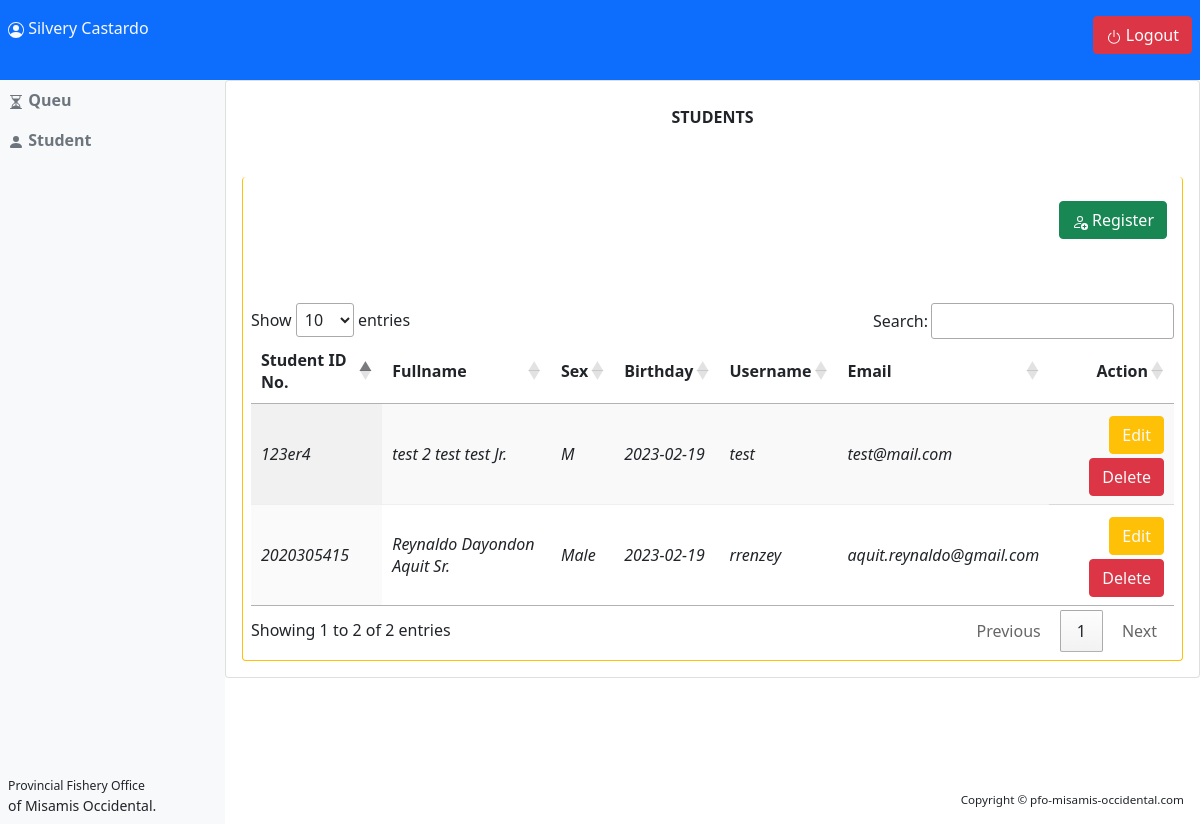
The page /admin/student_list/index.php (signed in) on the database its author committed.
### tables this page shows
CREATE TABLE `users` (
  `id` int(11) NOT NULL,
  `id_role` int(11) NOT NULL,
  `id_number` varchar(30) NOT NULL,
  `pwd` varchar(15) DEFAULT NULL,
  `pwd_description` varchar(255) DEFAULT NULL,
  `fname` varchar(100) NOT NULL,
  `mname` varchar(100) NOT NULL,
  `lname` varchar(100) NOT NULL,
  `suffix` varchar(15) NOT NULL,
  `sex` varchar(15) NOT NULL,
  `birthday` varchar(30) NOT NULL,
  `username` varchar(100) NOT NULL,
  `email` varchar(100) NOT NULL,
  `pw` varchar(255) NOT NULL
);

### admin/student_list/index.php (the view, shortened to what this page needs)
<?php include '../topnav/topnav.php' ?>
<?php include '../topnav/header.php' ?>
<?php include '../sidenav/top.php' ?>
<main>
  <div class="col-md-12">
    <div class="card">
      <div class="card-title text-center p-4">
        <b class="">STUDENTS</b>
      </div>
      <div class="card-body">
        <div class="float-end p-3 mb-5">
          <button class="btn btn-success text-end mt-2" data-toggle="modal" type="button" data-target="#modal_add"> Register</button>
        </div>
        <?php
    $query_st = "SELECT id,  concat(fname,' ',mname,' ',lname,' ',suffix) as student, `sex`, `birthday`, `username`, `email`, `id_number`  FROM users where id_role = '3' ";
    $result_st = mysqli_query($conn, $query_st);
    ?>
        <div class="folks border-warning p-2 rounded" style="border: 1px solid black; border-top:0px;">
                                            <table id="myTable" class="display">
                                            <thead>
                                              <tr>
                                                <th>Student ID No.</th>
                                                <th>Fullname</th>
                                                <th>Sex</th>
                                                <th>Birthday</th>
                                                <th>Username</th>
                                                <th>Email</th>
                                                <th class="text-end">Action</th>
                                              </tr>
                                            </thead>
                                            <?php
                                            while($res = mysqli_fetch_array($result_st)){
                                            ?>
                                            <tr>
                                              <td style="border-color: rgba(106, 106, 105, 0.11);">
                                                <i><?php echo $res['id_number'];?></i>
                                              </td>
                                              <td style="border-color: rgba(106, 106, 105, 0.11);">
                                                <i><?php echo $res['student'];?></i>
                                              </td>
                                              <td style="border-color: rgba(106, 106, 105, 0.11);">
                                                <i><?php echo $res['sex'];?></i>
                                              </td>
                                              <td style="border-color: rgba(106, 106, 105, 0.11);">
                                                <i><?php echo $res['birthday'];?></i>
                                              </td>
                                              <td style="border-color: rgba(106, 106, 105, 0.11);">
                                                <i><?php echo $res['username'];?></i>
                                              </td>
                                              <td style="border-color: rgba(106, 106, 105, 0.11);">
                                                <i><?php echo $res['email'];?></i>
                                              </td>
                                              <td class="text-end">
                                              <button class="btn btn-warning text-light mt-1" data-toggle="modal" type="button" data-target="#modal_edit<?php echo $res['id']?>">Edit</button>
																							<button class="btn btn-danger text-light mt-1" data-toggle="modal" type="button" data-target="#delete_modal<?php echo $res['id']?>">Delete</button>
																						</td>
                                            </tr>
                                            <?php
                                          }
                                               ?>
                                            </table>
                                  </div>
      </div>
    </div>
  </div>
</main>
<?php include '../sidenav/bot.php' ?>
<?php include '../topnav/footer.php' ?>

### admin/topnav/topnav.php (shortened to what this page needs)
<?php require '../../config/index.php'; ?>
<nav class="nav navbar bg-primary" style="height:10vh;">
 <div class="col-md-12 p-2">
 <a href=""class="text-light" style="text-decoration: none;" >
   <?php echo $_SESSION['user_app']; ?> </a>
 <div class="" style="float:right;">
 <form action="" method="post">
  <button class="btn btn-danger dropbtn" name="logout">
    <svg xmlns="http://www.w3.org/2000/svg" width="16" height="16" fill="currentColor" class="bi bi-power" viewBox="0 0 16 16">
  <path d="M7.5 1v7h1V1h-1z"/>
  <path d="M3 8.812a4.999 4.999 0 0 1 2.578-4.375l-.485-.874A6 6 0 1 0 11 3.616l-.501.865A5 5 0 1 1 3 8.812z"/>
</svg>
    Logout</button>
    </form>
</div>
 </div>
</nav>

### admin/topnav/header.php (shortened to what this page needs)
<!doctype html>
<html lang="en">
  <head>
    <link href="https://cdn.jsdelivr.net/npm/bootstrap@5.1.3/dist/css/bootstrap.min.css" rel="stylesheet">
         <link href="../../css/styles.css" rel="stylesheet" />
        <link rel="stylesheet" type="text/css" href="https://cdn.datatables.net/1.13.1/css/jquery.dataTables.css">
        <link rel="stylesheet" href="https://cdnjs.cloudflare.com/ajax/libs/sweetalert/1.1.3/sweetalert.css">
  </head>
  <body>

### admin/sidenav/top.php (shortened to what this page needs)
<div id="layoutSidenav">
            <div id="layoutSidenav_nav">
                <nav class="sb-sidenav accordion sb-sidenav-light" id="sidenavAccordion">
                    <div class="sb-sidenav-menu">
                        <div class="nav">
                         <div class="col-md-12 p-2">
                            <a href="../queuing/index.php" style="text-decoration: none;"> <b class="text-secondary">
                                Queu</b></a>
                          </div>
                          <div class="col-md-12 p-2">
                            <a href="../student_list/index.php" style="text-decoration: none;"> <b class="text-secondary">
                                <svg xmlns="http://www.w3.org/2000/svg" width="16" height="16" fill="currentColor" class="bi bi-person-fill" viewBox="0 0 16 16">
  <path d="M3 14s-1 0-1-1 1-4 6-4 6 3 6 4-1 1-1 1H3Zm5-6a3 3 0 1 0 0-6 3 3 0 0 0 0 6Z"/>
</svg>
                                Student</b></a>
                          </div>
                        </div>
                    </div>
                    <div class="py-2 px-2 mt-auto container-fluid justify-content-between small footer">
                        <div class="small">Provincial Fishery Office</div>
                    of Misamis Occidental.
                    </div>
                </nav>
            </div>
            <div id="layoutSidenav_content">

### admin/sidenav/bot.php
<div class="py-2 px-2 mt-auto container-fluid justify-content-between small footer " >
	<div class="text-dark p-2" style="float: right; font-size: smaller;">Copyright &copy; pfo-misamis-occidental.com</div>
  </div>
            </div>
        </div>

### admin/topnav/footer.php (shortened to what this page needs)
  </body>
</html>

### rows shown on the page
users: id_number "2020305415", student "Reynaldo Dayondon Aquit Sr.", sex "Male", birthday "2023-02-19", username "rrenzey", email "aquit.reynaldo@gmail.com"
users: id_number "123er4", student "test 2 test test Jr.", sex "M", birthday "2023-02-19", username "test", email "test@mail.com"

### other values the page prints
$_SESSION['user_app'] "Silvery Castardo"
